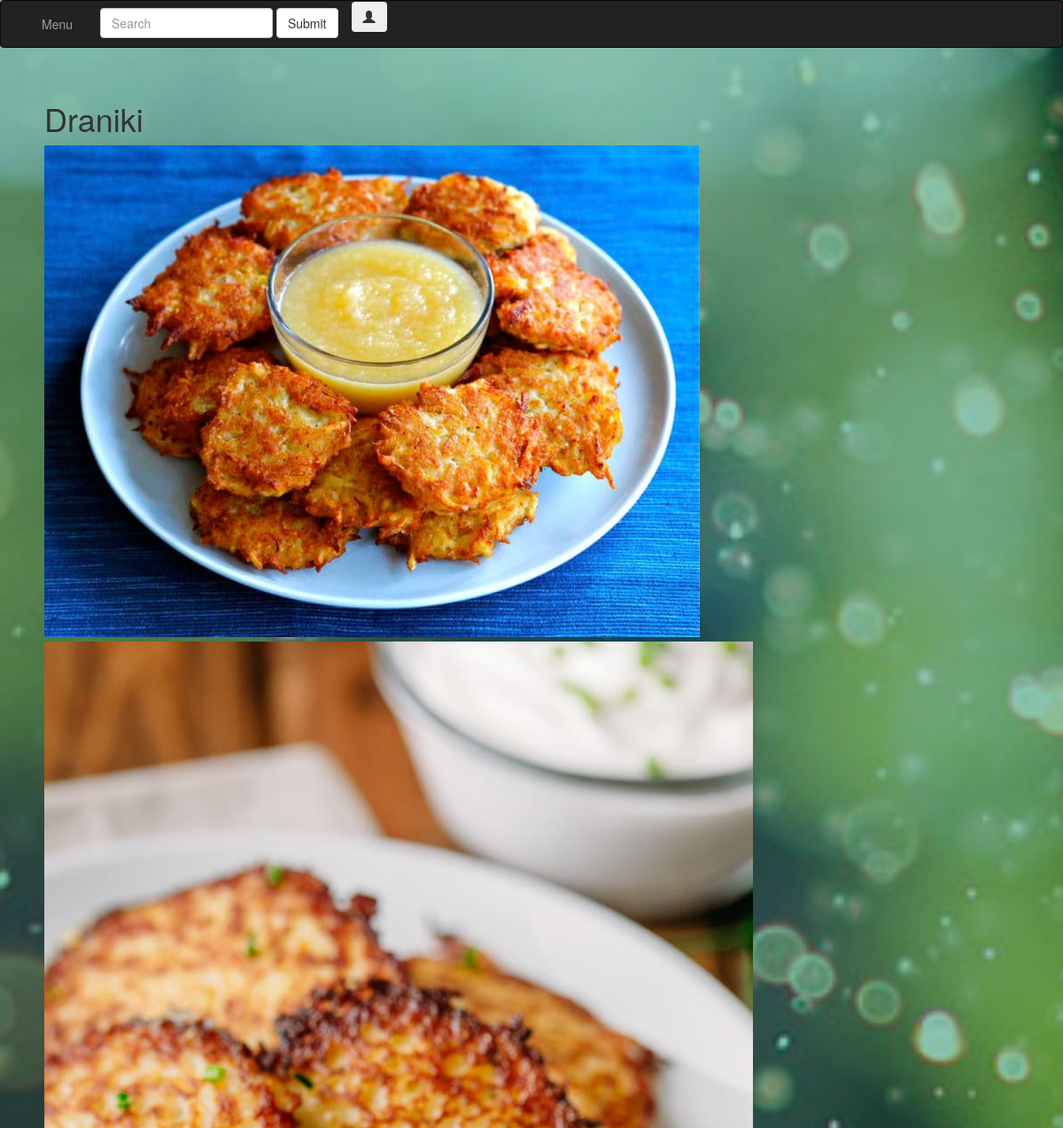
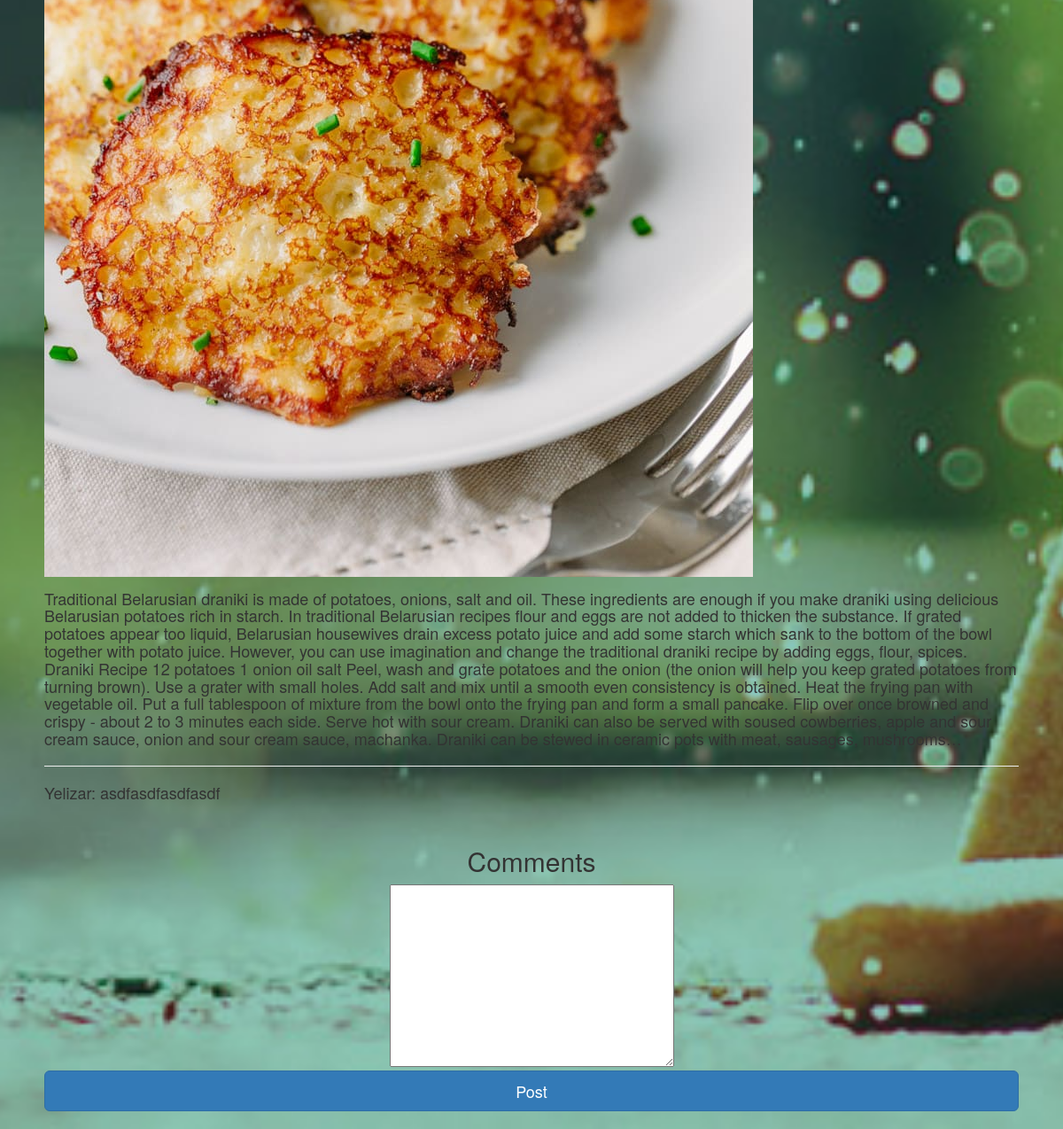
Page /dish/1/ on the committed database (2 pictures, top to bottom).
### base/models.py (models this page shows, shortened)
class Dish(models.Model):
    name = models.CharField(max_length=256, help_text='max_length=256')
    description = models.CharField(max_length=256, help_text='max_length=256', blank=True)
    main_img = models.ImageField(upload_to='base/dish_img/', blank=True, null=True)
    country = models.ForeignKey(Countries, on_delete=models.CASCADE, null=True)
    type = models.ForeignKey(TypesOfDishes, on_delete=models.CASCADE, null=False, default=None)
    recipe = models.CharField(max_length=2048, help_text='max_length=2048', blank=True, null=True, default=None)
    price = models.DecimalField(max_digits=10, decimal_places=2, default=0.00)
    is_active = models.BooleanField(default=True)
    class Meta:
        verbose_name = "Dish"
        verbose_name_plural = "Dishes"

class DishImg(models.Model):
    name = models.CharField(max_length=256, help_text='name of picture (name_"img")')
    dish = models.ForeignKey(Dish, on_delete=models.CASCADE, null=True)
    img = models.ImageField(upload_to='base/dish_img/')
    is_active = models.BooleanField(default=False)
    upload = models.DateTimeField(auto_now_add=True, auto_now=False)
    class Meta:
        verbose_name = "Image"
        verbose_name_plural = "Images"

class Comment(models.Model):
    comment = models.TextField('Comment')
    dish = models.ForeignKey(Dish, on_delete=models.CASCADE, null=True)
    user = models.ForeignKey(User, null=True)
    is_active = models.BooleanField(default=False)
    is_created = models.DateTimeField(auto_now_add=True, auto_now=False)
    is_updated = models.DateTimeField(auto_now_add=False, auto_now=True)
    class Meta:
        verbose_name = "Comment"
        verbose_name_plural = "Comments"

### base/views.py (the view, shortened to what this page needs)
# urls.py: url(r'^dish/(?P<pk>[0-9]+)/$', views.DishView.as_view(), name='dish'),
class DishView(DetailView):
    model = Dish
    template_name = 'base/dish.html'
    form_class = CommentForm
    def get(self, request, *args, **kwargs):
        self.object = self.get_object()
        context = self.get_context_data(object=self.object)
        context['form'] = self.form_class(None)
        return self.render_to_response(context)

### base/forms.py
class CommentForm(forms.Form):
    comment_area = forms.CharField(label="", widget=forms.Textarea)

### templates/base/dish.html (shortened to what this page needs)
{% extends 'base.html' %}
{% load static %}
{% block content %}
<div id="page-content-wrapper">
    <div class="container-fluid">
        <h1>{{ dish.name }}</h1>
        {% for object in dish.dishimg_set.all %}
            <label for="object{{forloop.counter}}">
            <img src="{{ object.img.url }}">
            </label><br>
        {% endfor %}
        <h4>{{ dish.recipe}}</h4>
    <hr>
        {% for object in dish.comment_set.all %}
            {% include 'base/comment_object.html'%}
        {% endfor %}
     <form action="" method="post" class="form-inline text-center">
        <h2 class="form-signin-heading">Comments</h2>
         {% for field in form %}
             {{ field }}
         {% endfor %}
        <button class="btn btn-lg btn-primary btn-block" type="submit">Post</button>
    </form>
    </div>
</div>
{% endblock %}

### templates/base/comment_object.html
<div class="">
  <h4>{{ object.user }}: {{ object.comment }}</h4> <p> <br>
</div>

### static/dev/css/style.css (style rules this page uses)
body { background: url('../../../media/home/news/bg.jpg') no-repeat center center fixed; height: 100%; -webkit-background-size: cover; -moz-background-size: cover; -o-background-size: cover; }

### static/dev/css/simple-sidebar.css (style rules this page uses)
body { overflow-x: hidden; }
#page-content-wrapper { width: 100%; position: absolute; padding: 15px; }
@media (min-width:768px) { #page-content-wrapper { padding: 20px; position: relative; } }

### rows in the picture
Dish: name "Draniki", recipe "Traditional Belarusian draniki is made of potatoes, onions, salt and oil. These ingredients are enough if you make draniki using delicious Belarusian potatoes rich in starch. In traditional Belarusian recipes flour and eggs are not added to thicken the substance. If grated potatoes appear too liquid, Belarusian housewives drain excess potato juice and add some starch which sank to the bottom of the bowl together with potato juice. However, you can use imagination and change the traditional draniki recipe by adding eggs, flour, spices. Draniki Recipe 12 potatoes 1 onion oil salt Peel, wash and grate potatoes and the onion (the onion will help you keep grated potatoes from turning brown). Use…"
DishImg: img (picture)
DishImg: img (picture)
Comment: user "Yelizar", comment "asdfasdfasdfasdf"
